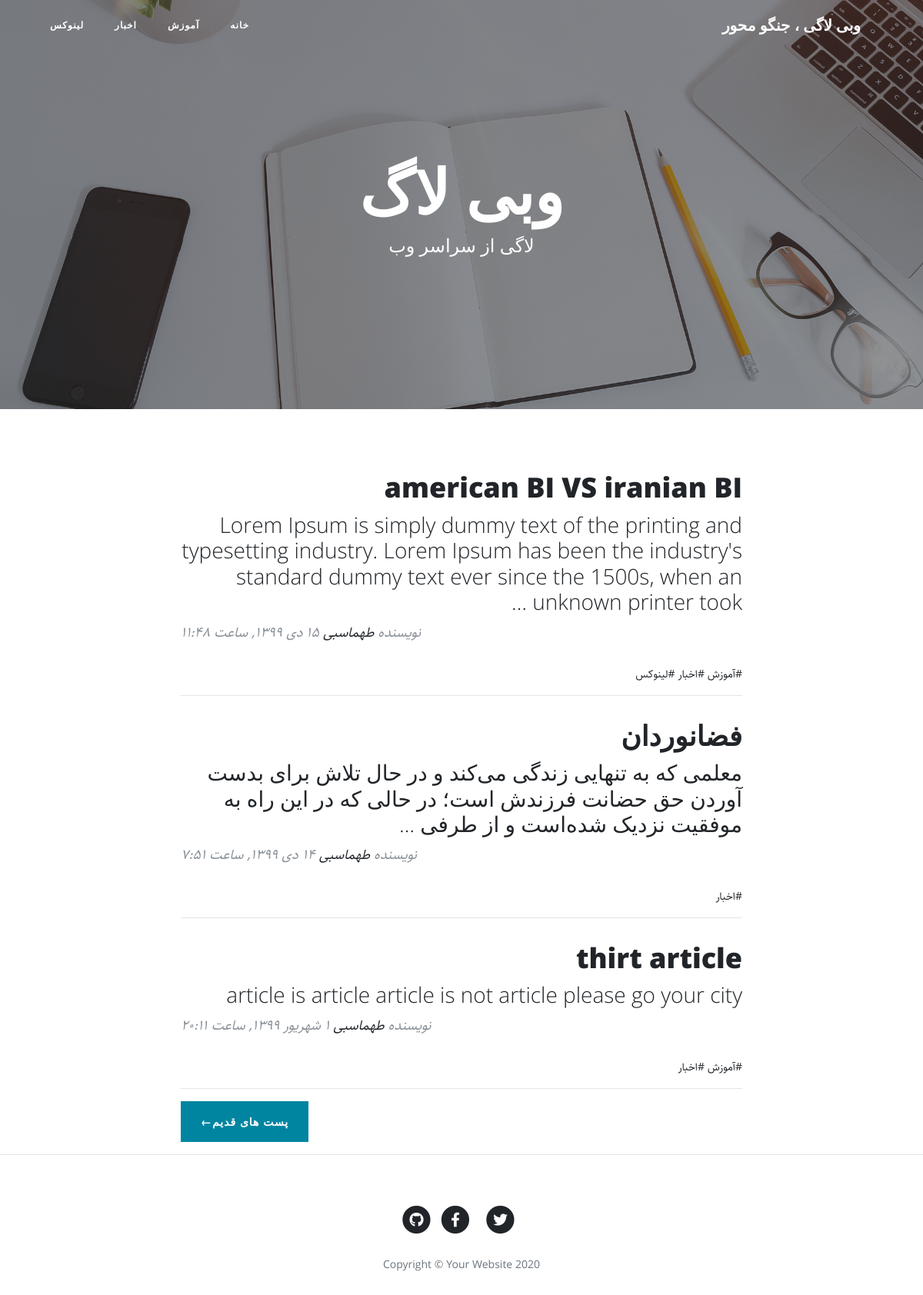
/category/news, run on the app's committed database.
### blog/models.py (models this page shows, shortened)
class Category(models.Model):
    title = models.CharField(max_length=120, null=False, blank=False, verbose_name="عنوان دسته بندی")
    slug = models.SlugField(max_length=120, unique=True, null=False, blank=False, verbose_name="آدرس دسته بندی")
    status=models.BooleanField(default=True,verbose_name="آیا نمایش داده شود؟")
    position=models.IntegerField(verbose_name="پوزیشن")
    class Meta():
        verbose_name = "دسته بندی"
        verbose_name_plural = "دسته بندی ها"
        ordering =['position']

class article(models.Model):
    STATUS_CHOICES={
        ('d','Draft'),
        ('p','Publish'),
    }
    title=models.CharField(max_length=120,null=False, blank= False,verbose_name="عنوان مقاله")
    slug=models.SlugField(max_length=120,unique=True,null=False, blank= False,verbose_name="آدرس مقاله")
    category=models.ManyToManyField(Category,verbose_name="دسته بندی",related_name='articles_rela')
    description=models.TextField(verbose_name="متن مقاله")
    thumbnail=models.ImageField(upload_to="images",verbose_name="تصویر مقاله")
    publish_time=models.DateTimeField(default=timezone.now,verbose_name="تاریخ انتشار")
    created=models.DateTimeField(auto_now_add=True,verbose_name="")
    updated=models.DateTimeField(auto_now=True,verbose_name="")
    status=models.CharField(max_length=1,choices=STATUS_CHOICES,verbose_name="وضعیت انتشار")
    class Meta():
        verbose_name="مقاله"
        verbose_name_plural="مقالات"
        ordering =['-publish_time']
    def jpublish_time(self):
        return jalali_converter(self.publish_time)
    def category_published(self):
        return self.category.filter(status=True)
    jpublish_time.short_description="زمان انتشار"
    objects=ArticleManager()

### blog/views.py (the view)
# urls.py: path('category/<slug:slug>', category_list, name="category_list_url"),
def category_list(request,slug):
    context={
        "category":get_object_or_404(Category,slug=slug,status=True),
    }
    return  render(request,'category.html',context)

### Extentions/jalali.py (called while the page is built)
    def persian_tuple(self):
        return self.persian_year, self.persian_month, self.persian_day

### Extentions/utils.py (called while the page is built)
def persian_number_converter(mystr):
    persian_number={
       '0':'۰',
       '1':'۱',
       '2':'۲',
       '3':'۳',
       '4':'۴',
       '5':'۵',
       '6':'۶',
       '7':'۷',
       '8':'۸',
       '9':'۹',
    }
    for e,p in persian_number.items():
        mystr=mystr.replace(e,p)
    return mystr

def jalali_converter(time):
    time=timezone.localtime(time)
    time_str="{},{},{}" .format(time.year,time.month,time.day)
    persian_month={
    1: "فروردین",
    2: "اردیبهشت",
    3:"خرداد",
    4: "تیر",
    5:"مرداد",
    6:"شهریور",
    7:"مهر",
    8:"آبان",
    9:"آذر",
    10:"دی",
    11:"بهمن",
    12:"اسفند",
    }
    jdate=list(jalali.Gregorian(time_str).persian_tuple())
    str_jdate="{} {} {}, ساعت {}:{}".format(
        jdate[2],
        persian_month[jdate[1]],
        jdate[0],
        time.hour,
        time.minute,
    )
    return persian_number_converter(str_jdate)

### blog/models.py (called while the page is built)
    def published_article(self):
        return self.filter(status='p')

### blog/templatetags/base_tags.py (called while the page is built)
@register.simple_tag
def title():
    return "وبی لاگی ، جنگو محور"

@register.inclusion_tag("partials/category_navbar.html")
def category_navbar():
    return {
        "category":Category.objects.filter(status=True)
    }

### blog/templates/category.html
{% extends 'base.html' %}
{% load static %}
{% block main %}
  <header class="masthead" style="background-image: url('{% static "blog/img/home-bg.jpg" %}')">
    <div class="overlay"></div>
    <div class="container">
      <div class="row">
        <div class="col-lg-8 col-md-10 mx-auto">
          <div class="site-heading">
            <h1>وبی لاگ</h1>
            <span class="subheading"> لاگی از سراسر وب </span>
          </div>
        </div>
      </div>
    </div>
  </header>
  <div class="container">
    <div class="row">
      <div class="col-lg-8 col-md-10 mx-auto">
          {% for arttc in category.articles_rela.published_article %}
              <div class="post-preview">
                  <a href="{% url "blog:article_detais_url" arttc.slug %}">
                      <h2 class="post-title">
                          {{ arttc.title }}
                      </h2>
                      <h3 class="post-subtitle">
                          {{ arttc.description|truncatewords:30}}
                      </h3>
                  </a>
                  <p class="post-meta">نویسنده
                      <a href="#">طهماسبی</a>
                      {{ arttc.jpublish_time }}</p>
                  <div>
                      {% for cat in arttc.category_published.all %}
                        <a href="{% url "blog:category_list_url" cat.slug %}">#{{ cat.title }}</a>
                      {% endfor %}
                  </div>
              </div>
              <hr>
          {% endfor %}
        <div class="clearfix pager-botton" >
          <a class="btn btn-primary float-right" href="#"> پست های قدیم&larr;</a>
        </div>
      </div>
    </div>
  </div>
{% endblock %}

### blog/templates/partials/category_navbar.html
 <div class="collapse navbar-collapse" id="navbarResponsive">
        <ul class="navbar-nav ml-auto">
          <li class="nav-item">
                    <a class="nav-link" href="{% url 'blog:home' %}">خانه</a>
                </li>
            {% for cat in category %}
                <li class="nav-item">
                    <a class="nav-link" href="{% url "blog:category_list_url" cat.slug%}">{{ cat.title }}</a>
                </li>
            {% endfor %}
        </ul>
</div>

### blog/static/blog/css/rtl.css (style rules this page uses)
body { direction: rtl; text-align: right; font-family: Sahel; font-size: 14px; }
.navbar-nav { margin-left: initial !important; margin-right: auto; }
.post-meta { text-align: left; }
.pager-botton { float: left; }

### data on the page
Category: title "آموزش"
Category: title "اخبار"
Category: title "لینوکس"
article: title "american BI VS iranian BI", description "Lorem Ipsum is simply dummy text of the printing and typesetting industry. Lorem Ipsum has been the industry's standard dummy text ever since the 1500s, when an unknown printer took …", jpublish_time "۱۵ دی ۱۳۹۹, ساعت ۱۱:۴۸"
article: title "فضانوردان", description "معلمی که به تنهایی زندگی می‌کند و در حال تلاش برای بدست آوردن حق حضانت فرزندش است؛ در حالی که در این راه به موفقیت نزدیک شده‌است و از طرفی …", jpublish_time "۱۴ دی ۱۳۹۹, ساعت ۷:۵۱"
article: title "thirt article", description "article is article article is not article please go your city", jpublish_time "۱ شهریور ۱۳۹۹, ساعت ۲۰:۱۱"
